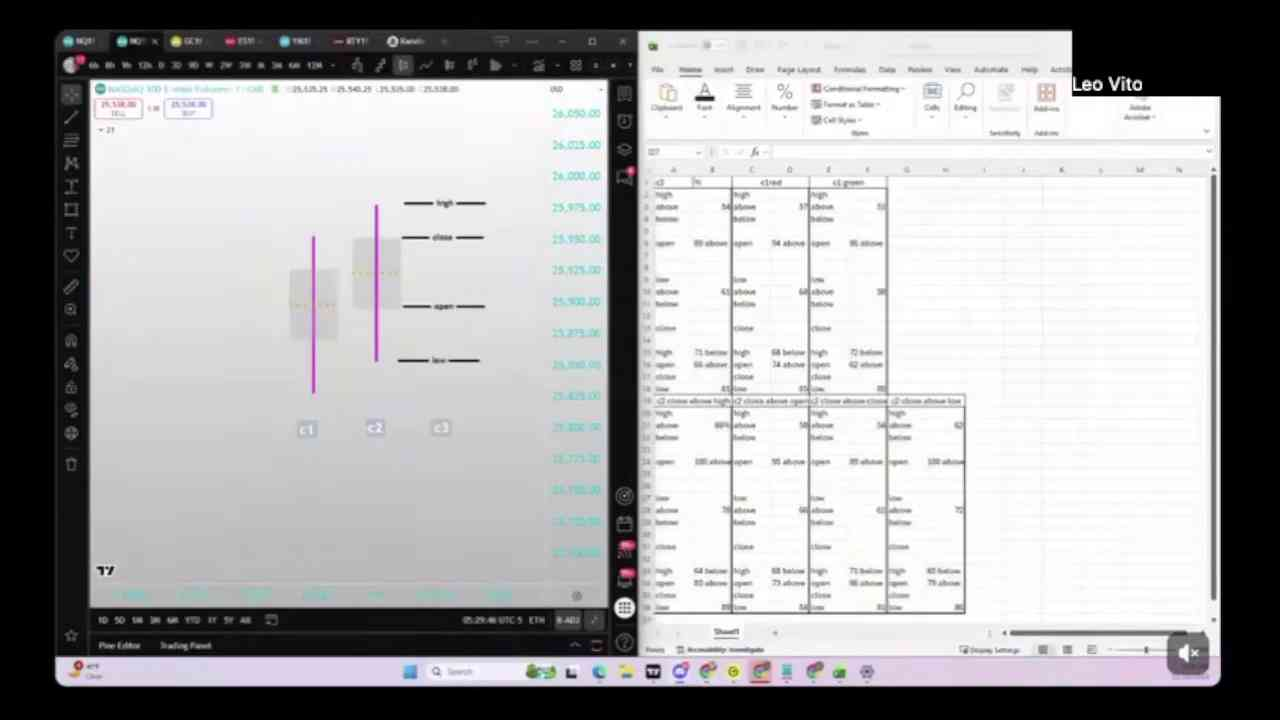
#> input picture compression_experiment/000_0.02_q30.jpg, 1280 x 720 px
$ python -i deduplication.py   (imports and definitions only)
#> lines starting #> are read from the running program, lines starting #| are printed output that depends on the picture
#> further down, picture is the input picture: PIL image 1280x720 RGB; mean R, G, B 167.4, 167.2, 168.1

import os
import cv2
import numpy as np
import imagehash
from PIL import Image, ImageFilter, ImageDraw
from sklearn.metrics.pairwise import cosine_similarity
import multiprocessing
from pathlib import Path
import json

# Optional OCR
try:
    import easyocr
    OCR_AVAILABLE = True
except ImportError:
    OCR_AVAILABLE = False
except Exception:
    OCR_AVAILABLE = False

class NumpyEncoder(json.JSONEncoder):
    # [10 lines left out: function default, not called in this run]

class ContentAnalyzer:
    """Methods for analyzing image content quality and detecting blanks."""

    @staticmethod
    def analyze_image_content(img, debug=False):
        """
        Analyze image to detect if it has minimal content.
        img: PIL Image
        """
#> called with debug = False
        # Downscale for speed
        max_size = 640
        if max(img.size) > max_size:
            ratio = max_size / max(img.size)
#> ratio = 0.5
            new_size = (int(img.size[0] * ratio), int(img.size[1] * ratio))
#> new_size = (640, 360)
            img = img.resize(new_size, Image.LANCZOS)

        # Convert
        img_rgb = img.convert('RGB')
        img_array = np.array(img_rgb)
        gray = np.array(img.convert('L'))
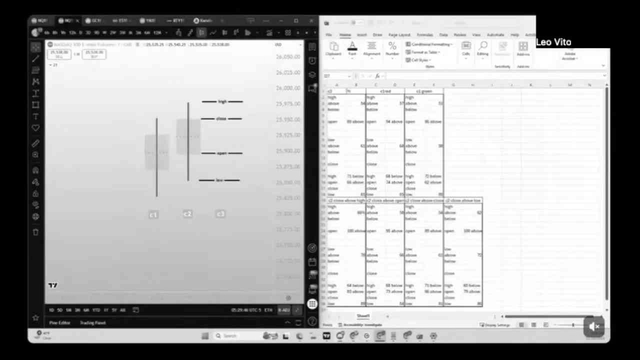
#> gray: shape (360, 640); min 0, max 255, mean 167.4

        height, width = img_array.shape[:2]
#> height = 360; width = 640
        total_pixels = height * width
#> total_pixels = 230400

        # Analyze center region (excludes 10% margin)
        top_margin = int(height * 0.10)
#> top_margin = 36
        bottom_margin = int(height * 0.90)
#> bottom_margin = 324
        left_margin = int(width * 0.10)
#> left_margin = 64
        right_margin = int(width * 0.90)
#> right_margin = 576

        center_gray = gray[top_margin:bottom_margin, left_margin:right_margin]
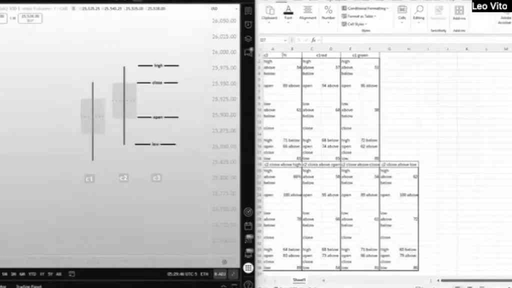
#> center_gray: shape (288, 512); min 0, max 255, mean 214.9
        center_array = img_array[top_margin:bottom_margin, left_margin:right_margin, :]

        # Metrics
        variance_full = np.var(img_array)
#> variance_full = 10050.9
        variance_center = np.var(center_array)
#> variance_center = 3340.2
        std_dev_full = np.std(gray)
#> std_dev_full = 100.1
        std_dev_center = np.std(center_gray)
#> std_dev_center = 57.77
        mean_brightness = np.mean(gray)
#> mean_brightness = 167.4
        mean_brightness_center = np.mean(center_gray)
#> mean_brightness_center = 214.9

        # Entropy
        gray_hist = np.histogram(gray, bins=256)[0]
#> gray_hist = 256 values, max 36950 at index 0, min 17 at index 131, mean 900
        gray_hist = gray_hist[gray_hist > 0]
        gray_hist = gray_hist / gray_hist.sum()
#> gray_hist = 256 values, max 0.16 at index 0, min 7.38e-05 at index 131, mean 0.00391
        entropy = -np.sum(gray_hist * np.log2(gray_hist))
#> entropy = 5.88

        # Color diversity
        hist_r = np.histogram(img_array[:,:,0], bins=32)[0]
#> hist_r = 32 values, max 60348 at index 31, min 249 at index 15, mean 7200
        hist_g = np.histogram(img_array[:,:,1], bins=32)[0]
#> hist_g = 32 values, max 60235 at index 31, min 246 at index 16, mean 7200
        hist_b = np.histogram(img_array[:,:,2], bins=32)[0]
#> hist_b = 32 values, max 61033 at index 31, min 180 at index 15, mean 7200
        color_bins_used = np.sum(hist_r > 0) + np.sum(hist_g > 0) + np.sum(hist_b > 0)
#> color_bins_used = 96
        color_diversity = color_bins_used / 96
#> color_diversity = 1

        # Dominant intensity
        gray_hist_full = np.histogram(gray.flatten(), bins=256)[0]
#> gray_hist_full = 256 values, max 36950 at index 0, min 17 at index 131, mean 900
        max_intensity_percentage = np.max(gray_hist_full) / total_pixels * 100
#> max_intensity_percentage = 16.04

        metrics = {
            'variance': float(variance_full),
            'variance_center': float(variance_center),
            'std_dev': float(std_dev_full),
            'std_dev_center': float(std_dev_center),
            'mean_brightness': float(mean_brightness),
            'mean_brightness_center': float(mean_brightness_center),
            'entropy': float(entropy),
            'color_diversity': float(color_diversity),
            'dominant_intensity_percentage': float(max_intensity_percentage)
        }

        # Blank Detection Logic
        blank_score = 0
        blank_reasons = []

        if variance_center < 500:
            blank_score += 1
            blank_reasons.append(f"Low variance in center ({variance_center:.1f})")
        if std_dev_center < 15:
            blank_score += 1
            blank_reasons.append(f"Low std deviation ({std_dev_center:.2f})")
        if entropy < 3.0:
            blank_score += 2
            blank_reasons.append(f"Very low entropy ({entropy:.2f})")
        if max_intensity_percentage > 85:
            blank_score += 1
            blank_reasons.append(f"Dominated by single intensity ({max_intensity_percentage:.1f}%)")
        if mean_brightness_center > 235 or mean_brightness_center < 30:
            blank_score += 1
            blank_reasons.append(f"Extreme brightness ({mean_brightness_center:.1f})")
        if color_diversity < 0.30:
            blank_score += 1
            blank_reasons.append(f"Low color diversity ({color_diversity:.2f})")

        # Non-slide detection (Low intensity + High diversity = Camera feed?)
        if max_intensity_percentage < 10 and color_diversity > 0.9:
            blank_score += 3
            blank_reasons.append("Likely non-slide (Low intensity, High diversity)")

        has_significant_content = (
            (variance_center > 2000 and std_dev_center > 35) or
            variance_center > 5000
        )
#> has_significant_content = True

        if "Likely non-slide" in str(blank_reasons):
            has_significant_content = False

        # Force blank if entropy is very low
        if entropy < 3.0:
            is_blank = True
            blank_reasons.append(f"FORCE BLANK: Entropy {entropy:.2f} < 3.0")
        elif blank_score >= 2 and not has_significant_content:
            is_blank = True
        else:
            is_blank = False

        metrics['is_blank'] = is_blank
        metrics['blank_reasons'] = blank_reasons
        metrics['blank_score'] = blank_score

        # Content Score (0-100)
        score = 0
        score += min(25, variance_center / 100)
#> score = 25
        score += min(25, std_dev_center * 5)
#> score = 50
        score += min(25, entropy * 3)
#> score = 67.63
        score += color_diversity * 25
#> score = 92.63
        if is_blank:
            score = max(0, score - 50)

        metrics['content_score'] = float(score)
        return metrics

class DuplicateDetector:
    """Methods for detecting duplicate images using hashing and histograms."""

    # [152 lines left out: functions get_crop_box, compute_hashes, compute_histogram_similarity, compare_images, process_image_file, not called in this run]

>>> from PIL import Image
>>> picture = Image.open('compression_experiment/000_0.02_q30.jpg')
>>> result = ContentAnalyzer().analyze_image_content(picture)
#> result = 13 items
